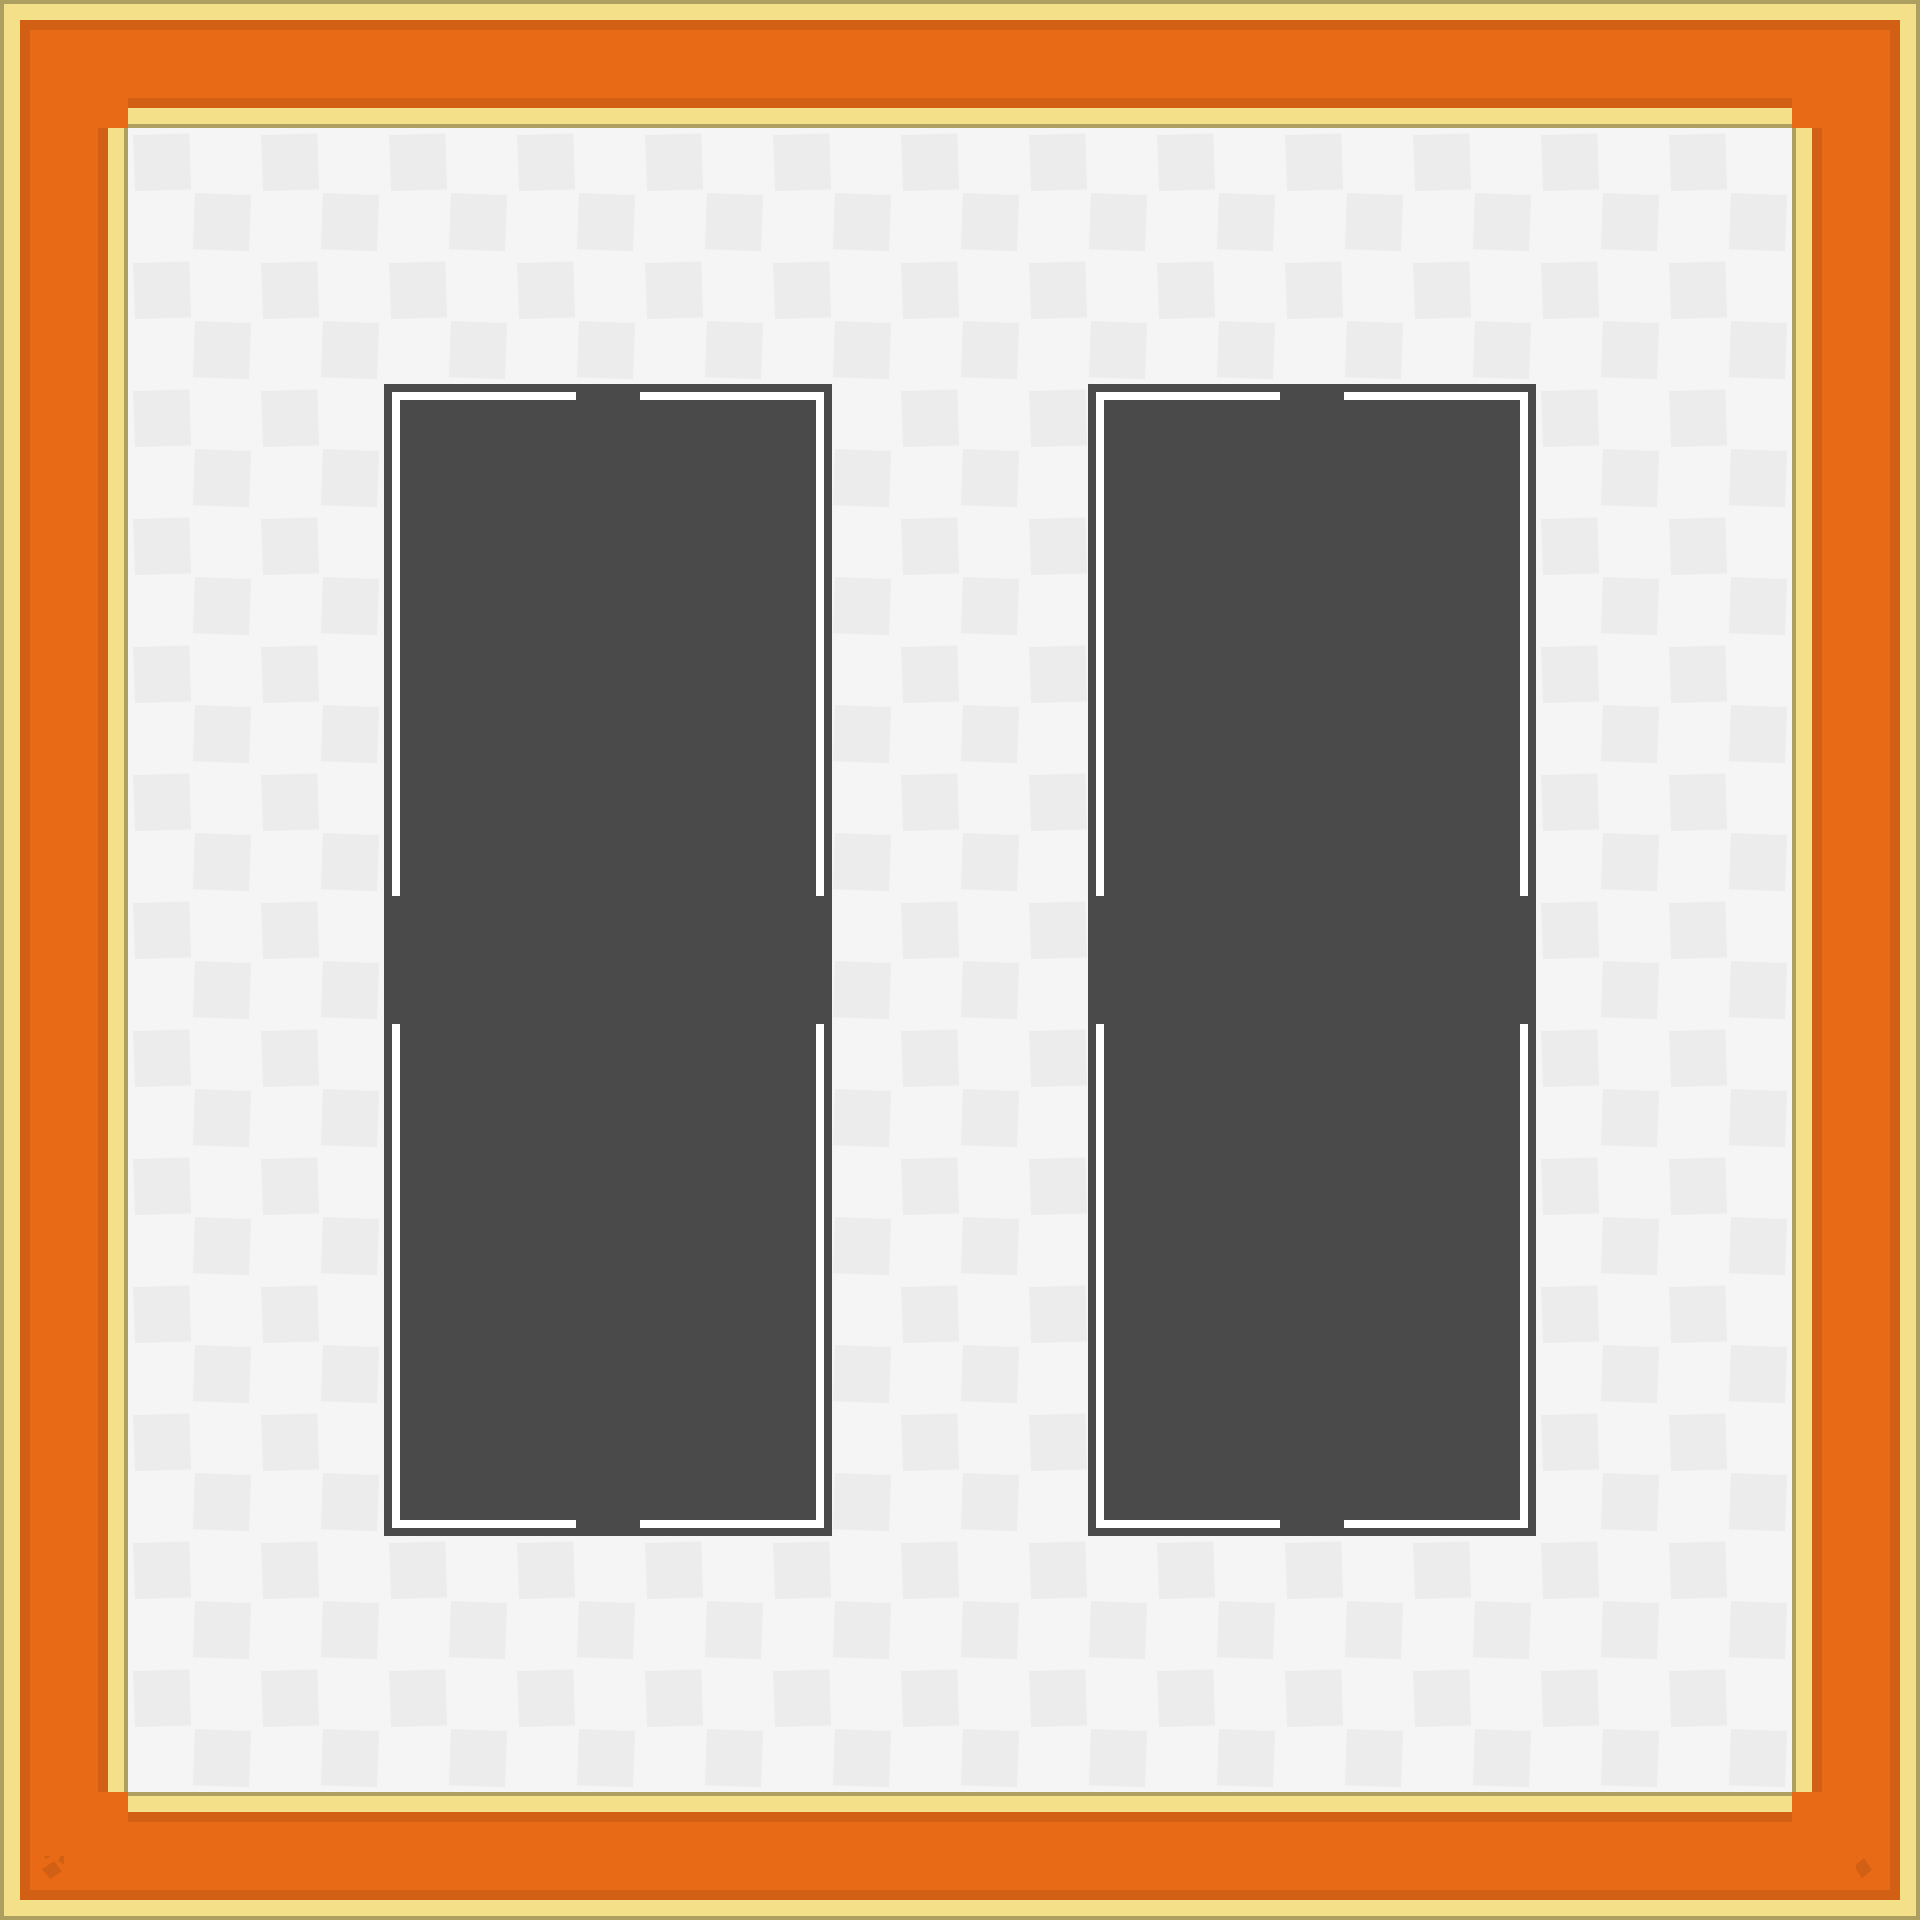

Tiled map render using the project's own tile images. Description and the whole map definition, tile-layer contents included, below:
An orthogonal 30x30 tile map with 64x64 px tiles, 2 tile layers (Floor, Walls), 2 tilesets and 4 objects (3x EnemySpawnPoint, StartingPosition).

<map version="1.4" tiledversion="1.4.2" orientation="orthogonal" renderorder="right-down" width="30" height="30" tilewidth="64" tileheight="64" infinite="0" nextlayerid="5" nextobjectid="5">
 <editorsettings>
  <export target="../../maps/laboratory-big.json" format="json" />
 </editorsettings>
 <tileset firstgid="1" source="tilesheet_complete.tsx" />
 <tileset firstgid="2161" source="tilesheet_complete_2X.tsx" />
 <layer id="2" name="Floor" width="30" height="30" locked="1">
  <data encoding="csv">
0,0,0,0,0,0,0,0,0,0,0,0,0,0,0,0,0,0,0,0,0,0,0,0,0,0,0,0,0,0,
0,0,0,0,0,0,0,0,0,0,0,0,0,0,0,0,0,0,0,0,0,0,0,0,0,0,0,0,0,0,
0,0,2183,2184,2183,2184,2183,2184,2183,2184,2183,2184,2183,2184,2183,2184,2183,2184,2183,2184,2183,2184,2183,2184,2183,2184,2183,2184,0,0,
0,0,2237,2238,2237,2238,2237,2238,2237,2238,2237,2238,2237,2238,2237,2238,2237,2238,2237,2238,2237,2238,2237,2238,2237,2238,2237,2238,0,0,
0,0,2183,2184,2183,2184,2183,2184,2183,2184,2183,2184,2183,2184,2183,2184,2183,2184,2183,2184,2183,2184,2183,2184,2183,2184,2183,2184,0,0,
0,0,2237,2238,2237,2238,2237,2238,2237,2238,2237,2238,2237,2238,2237,2238,2237,2238,2237,2238,2237,2238,2237,2238,2237,2238,2237,2238,0,0,
0,0,2183,2184,2183,2184,2183,2184,2183,2348,2183,2184,2183,2184,2183,2184,2183,2184,2183,2184,2348,2184,2183,2184,2183,2184,2183,2184,0,0,
0,0,2237,2238,2237,2238,2237,2348,2348,2348,2348,2348,2237,2238,2237,2238,2237,2238,2348,2348,2348,2348,2348,2238,2237,2238,2237,2238,0,0,
0,0,2183,2184,2183,2184,2183,2348,2348,2348,2348,2348,2183,2184,2183,2184,2183,2184,2348,2348,2348,2348,2348,2184,2183,2184,2183,2184,0,0,
0,0,2237,2238,2237,2238,2237,2348,2348,2348,2348,2348,2237,2238,2237,2238,2237,2238,2348,2348,2348,2348,2348,2238,2237,2238,2237,2238,0,0,
0,0,2183,2184,2183,2184,2183,2348,2348,2348,2348,2348,2183,2184,2183,2184,2183,2184,2348,2348,2348,2348,2348,2184,2183,2184,2183,2184,0,0,
0,0,2237,2238,2237,2238,2237,2348,2348,2348,2348,2348,2237,2238,2237,2238,2237,2238,2348,2348,2348,2348,2348,2238,2237,2238,2237,2238,0,0,
0,0,2183,2184,2183,2184,2183,2348,2348,2348,2348,2348,2183,2184,2183,2184,2183,2184,2348,2348,2348,2348,2348,2184,2183,2184,2183,2184,0,0,
0,0,2237,2238,2237,2238,2237,2348,2348,2348,2348,2348,2237,2238,2237,2238,2237,2238,2348,2348,2348,2348,2348,2238,2237,2238,2237,2238,0,0,
0,0,2183,2184,2183,2184,2348,2348,2348,2348,2348,2348,2348,2184,2183,2184,2183,2348,2348,2348,2348,2348,2348,2348,2183,2184,2183,2184,0,0,
0,0,2237,2238,2237,2238,2348,2348,2348,2348,2348,2348,2348,2238,2237,2238,2237,2348,2348,2348,2348,2348,2348,2348,2237,2238,2237,2238,0,0,
0,0,2183,2184,2183,2184,2183,2348,2348,2348,2348,2348,2183,2184,2183,2184,2183,2184,2348,2348,2348,2348,2348,2184,2183,2184,2183,2184,0,0,
0,0,2237,2238,2237,2238,2237,2348,2348,2348,2348,2348,2237,2238,2237,2238,2237,2238,2348,2348,2348,2348,2348,2238,2237,2238,2237,2238,0,0,
0,0,2183,2184,2183,2184,2183,2348,2348,2348,2348,2348,2183,2184,2183,2184,2183,2184,2348,2348,2348,2348,2348,2184,2183,2184,2183,2184,0,0,
0,0,2237,2238,2237,2238,2237,2348,2348,2348,2348,2348,2237,2238,2237,2238,2237,2238,2348,2348,2348,2348,2348,2238,2237,2238,2237,2238,0,0,
0,0,2183,2184,2183,2184,2183,2348,2348,2348,2348,2348,2183,2184,2183,2184,2183,2184,2348,2348,2348,2348,2348,2184,2183,2184,2183,2184,0,0,
0,0,2237,2238,2237,2238,2237,2348,2348,2348,2348,2348,2237,2238,2237,2238,2237,2238,2348,2348,2348,2348,2348,2238,2237,2238,2237,2238,0,0,
0,0,2183,2184,2183,2184,2183,2348,2348,2348,2348,2348,2183,2184,2183,2184,2183,2184,2348,2348,2348,2348,2348,2184,2183,2184,2183,2184,0,0,
0,0,2237,2238,2237,2238,2237,2238,2237,2348,2237,2238,2237,2238,2237,2238,2237,2238,2237,2238,2348,2238,2237,2238,2237,2238,2237,2238,0,0,
0,0,2183,2184,2183,2184,2183,2184,2183,2184,2183,2184,2183,2184,2183,2184,2183,2184,2183,2184,2183,2184,2183,2184,2183,2184,2183,2184,0,0,
0,0,2237,2238,2237,2238,2237,2238,2237,2238,2237,2238,2237,2238,2237,2238,2237,2238,2237,2238,2237,2238,2237,2238,2237,2238,2237,2238,0,0,
0,0,2183,2184,2183,2184,2183,2184,2183,2184,2183,2184,2183,2184,2183,2184,2183,2184,2183,2184,2183,2184,2183,2184,2183,2184,2183,2184,0,0,
0,0,2237,2238,2237,2238,2237,2238,2237,2238,2237,2238,2237,2238,2237,2238,2237,2238,2237,2238,2237,2238,2237,2238,2237,2238,2237,2238,0,0,
0,0,0,0,0,0,0,0,0,0,0,0,0,0,0,0,0,0,0,0,0,0,0,0,0,0,0,0,0,0,
0,0,0,0,0,0,0,0,0,0,0,0,0,0,0,0,0,0,0,0,0,0,0,0,0,0,0,0,0,0
</data>
 </layer>
 <objectgroup id="3" name="Player" locked="1">
  <object id="1" name="Player" type="StartingPosition" x="219.834" y="1688.72">
   <point />
  </object>
 </objectgroup>
 <objectgroup id="4" name="EnemySpawnPoints" locked="1">
  <object id="2" name="EnemySpawnPoint" type="EnemySpawnPoint" x="223.165" y="216.503">
   <point />
  </object>
  <object id="3" name="EnemySpawnPoint" type="EnemySpawnPoint" x="1692.05" y="213.172">
   <point />
  </object>
  <object id="4" name="EnemySpawnPoint" type="EnemySpawnPoint" x="1688.72" y="1688.72">
   <point />
  </object>
 </objectgroup>
 <layer id="1" name="Walls" width="30" height="30" locked="1">
  <data encoding="csv">
3601,3603,3603,3603,3603,3603,3603,3603,3603,3603,3603,3603,3603,3603,3603,3603,3603,3603,3603,3603,3603,3603,3603,3603,3603,3603,3603,3603,3603,3606,
3655,3656,3873,3873,3873,3873,3873,3873,3873,3873,3873,3873,3873,3873,3873,3873,3873,3873,3873,3873,3873,3873,3873,3873,3873,3873,3873,3873,3656,3714,
3655,3714,0,0,0,0,0,0,0,0,0,0,0,0,0,0,0,0,0,0,0,0,0,0,0,0,0,0,3763,3714,
3655,3714,0,0,0,0,0,0,0,0,0,0,0,0,0,0,0,0,0,0,0,0,0,0,0,0,0,0,3763,3714,
3655,3714,0,0,0,0,0,0,0,0,0,0,0,0,0,0,0,0,0,0,0,0,0,0,0,0,0,0,3763,3714,
3655,3714,0,0,0,0,0,0,0,0,0,0,0,0,0,0,0,0,0,0,0,0,0,0,0,0,0,0,3763,3714,
3655,3714,0,0,0,0,2293,2295,2295,0,2295,2295,2296,0,0,0,0,2293,2295,2295,0,2295,2295,2296,0,0,0,0,3763,3714,
3655,3714,0,0,0,0,2347,0,0,0,0,0,2350,0,0,0,0,2347,0,0,0,0,0,2350,0,0,0,0,3763,3714,
3655,3714,0,0,0,0,2347,0,0,0,0,0,2350,0,0,0,0,2347,0,0,0,0,0,2350,0,0,0,0,3763,3714,
3655,3714,0,0,0,0,2347,0,0,0,0,0,2350,0,0,0,0,2347,0,0,0,0,0,2350,0,0,0,0,3763,3714,
3655,3714,0,0,0,0,2347,0,0,0,0,0,2350,0,0,0,0,2347,0,0,0,0,0,2350,0,0,0,0,3763,3714,
3655,3714,0,0,0,0,2347,0,0,0,0,0,2350,0,0,0,0,2347,0,0,0,0,0,2350,0,0,0,0,3763,3714,
3655,3714,0,0,0,0,2347,0,0,0,0,0,2350,0,0,0,0,2347,0,0,0,0,0,2350,0,0,0,0,3763,3714,
3655,3714,0,0,0,0,2347,0,0,0,0,0,2350,0,0,0,0,2347,0,0,0,0,0,2350,0,0,0,0,3763,3714,
3655,3714,0,0,0,0,0,0,0,0,0,0,0,0,0,0,0,0,0,0,0,0,0,0,0,0,0,0,3763,3714,
3655,3714,0,0,0,0,0,0,0,0,0,0,0,0,0,0,0,0,0,0,0,0,0,0,0,0,0,0,3763,3714,
3655,3714,0,0,0,0,2347,0,0,0,0,0,2350,0,0,0,0,2347,0,0,0,0,0,2350,0,0,0,0,3763,3714,
3655,3714,0,0,0,0,2347,0,0,0,0,0,2350,0,0,0,0,2347,0,0,0,0,0,2350,0,0,0,0,3763,3714,
3655,3714,0,0,0,0,2347,0,0,0,0,0,2350,0,0,0,0,2347,0,0,0,0,0,2350,0,0,0,0,3763,3714,
3655,3714,0,0,0,0,2347,0,0,0,0,0,2350,0,0,0,0,2347,0,0,0,0,0,2350,0,0,0,0,3763,3714,
3655,3714,0,0,0,0,2347,0,0,0,0,0,2350,0,0,0,0,2347,0,0,0,0,0,2350,0,0,0,0,3763,3714,
3655,3714,0,0,0,0,2347,0,0,0,0,0,2350,0,0,0,0,2347,0,0,0,0,0,2350,0,0,0,0,3763,3714,
3655,3714,0,0,0,0,2347,0,0,0,0,0,2350,0,0,0,0,2347,0,0,0,0,0,2350,0,0,0,0,3763,3714,
3655,3714,0,0,0,0,2455,2457,2457,0,2457,2457,2458,0,0,0,0,2455,2457,2457,0,2457,2457,2458,0,0,0,0,3763,3714,
3655,3714,0,0,0,0,0,0,0,0,0,0,0,0,0,0,0,0,0,0,0,0,0,0,0,0,0,0,3763,3714,
3655,3714,0,0,0,0,0,0,0,0,0,0,0,0,0,0,0,0,0,0,0,0,0,0,0,0,0,0,3763,3714,
3655,3714,0,0,0,0,0,0,0,0,0,0,0,0,0,0,0,0,0,0,0,0,0,0,0,0,0,0,3763,3714,
3655,3714,0,0,0,0,0,0,0,0,0,0,0,0,0,0,0,0,0,0,0,0,0,0,0,0,0,0,3763,3714,
3655,3656,3603,3603,3603,3603,3603,3603,3603,3603,3603,3603,3603,3603,3603,3603,3603,3603,3603,3603,3603,3603,3603,3603,3603,3603,3603,3603,3656,3714,
3871,3873,3873,3873,3873,3873,3873,3873,3873,3873,3873,3873,3873,3873,3873,3873,3873,3873,3873,3873,3873,3873,3873,3873,3873,3873,3873,3873,3873,3876
</data>
 </layer>
</map>
